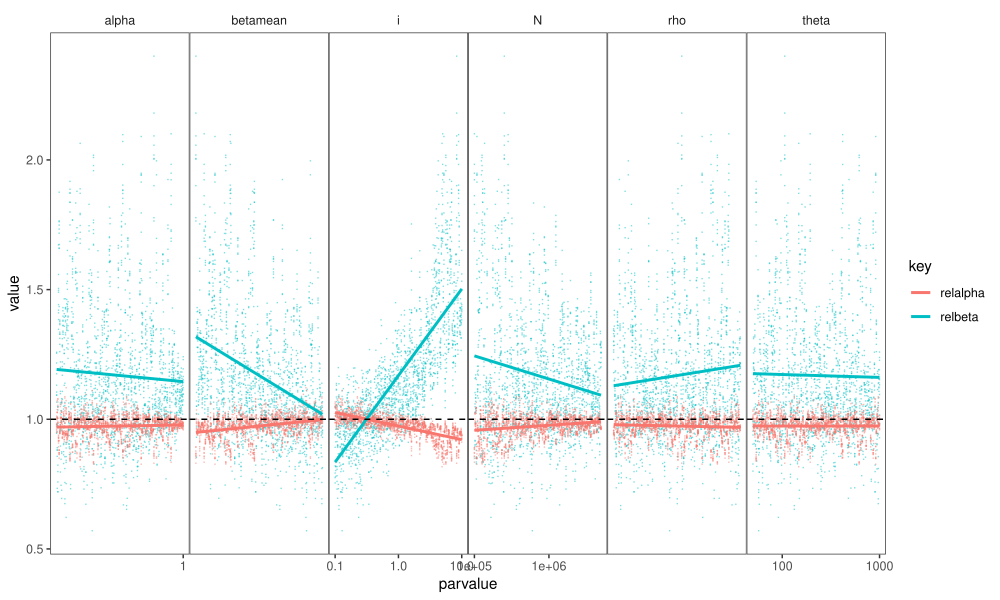

The R source for this figure:
library(tidyr)
library(dplyr)
library(ggplot2); theme_set(theme_bw())
source("../R/param.R")

load("../R/estimation_known.rda")

ltab$param <- 1:nrow(ltab)

estimation_known <- dplyr::select(estimation_known, -betamean, -alpha)

full <- merge(ltab, estimation_known, by="param")

fullcomb <- full %>%
	gather(key, value, -relbeta, -relalpha, -sim, -param) %>%
	rename(parname=key, parvalue=value) %>%
	gather(key, value, -parname, -parvalue, -param, -sim)

gcomb <- ggplot(fullcomb) +
	geom_point(aes(parvalue, value, col=key), shape=".", alpha=0.5) +
	geom_smooth(aes(parvalue, value, col=key), method="lm", se=FALSE) +
	scale_x_log10() +
	geom_hline(yintercept=1, lty=2) +
	facet_wrap(~parname,scale="free_x", nrow=1) +
	theme(
		panel.grid=element_blank(),
		strip.background = element_blank(),
		panel.spacing = grid::unit(0, "cm")
	)

ggsave("known_fig.pdf", gcomb, width=10, height=6)
